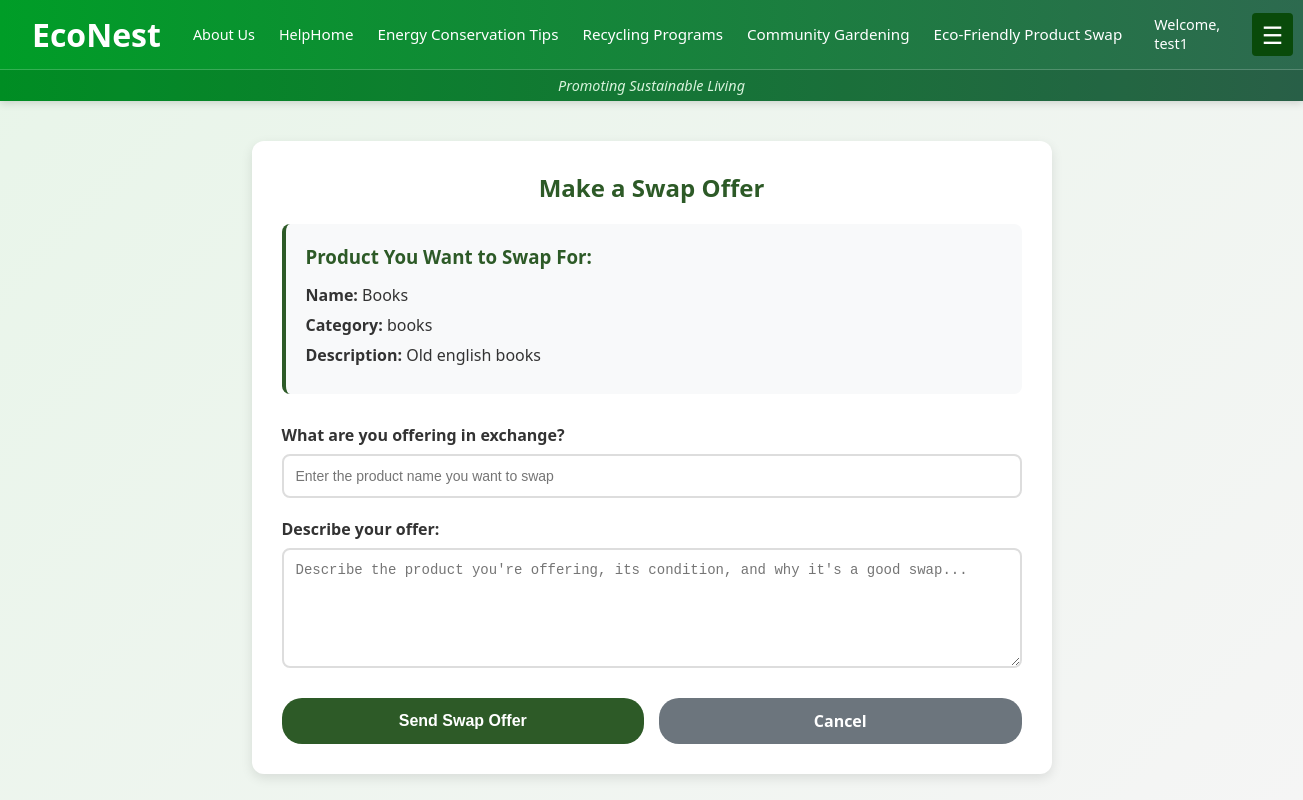
The app's page /ecofriendlyproductswap/offer.php?id=2 (signed in) with its own data.
### tables this page shows
CREATE TABLE `productswap` (
  `product_ID` int(11) NOT NULL,
  `user_id` int(11) NOT NULL,
  `product_category` varchar(255) NOT NULL,
  `product1_name` varchar(255) NOT NULL,
  `product_description` text NOT NULL,
  `product2_name` varchar(255) NOT NULL,
  `created_at` timestamp NOT NULL DEFAULT current_timestamp(),
  `status` enum('available','pending','completed') DEFAULT 'available'
);

### ecofriendlyproductswap/offer.php (the view, shortened to what this page needs)
<?php
include "../header.php";
include "../conn.php";
if(isset($_GET['id'])){
    $product_id = intval($_GET['id']);
    $sql = "SELECT * FROM productswap WHERE product_ID = $product_id";
    $result = mysqli_query($dbConn, $sql);
    if(mysqli_num_rows($result) > 0){
        $product = mysqli_fetch_assoc($result);
    } else {
        header("Location: view.php?error=product_not_found");
        exit();
    }
} else {
    header("Location: view.php?error=no_id");
    exit();
}
?>
<!DOCTYPE html>
<html lang="en">
<head>
</head>
<body>
    <div class="container">
        <h2>Make a Swap Offer</h2>
        <div class="product-info">
            <h3>Product You Want to Swap For:</h3>
            <div class="product-detail"><strong>Name:</strong> <?php echo htmlspecialchars($product['product1_name']); ?></div>
            <div class="product-detail"><strong>Category:</strong> <?php echo htmlspecialchars($product['product_category']); ?></div>
            <div class="product-detail"><strong>Description:</strong> <?php echo htmlspecialchars($product['product_description']); ?></div>
        </div>
        <form action="offer_process.php" method="POST">
            <div class="form-group">
                <label for="offer_product">What are you offering in exchange?</label>
                <input type="text" id="offer_product" name="offer_product" placeholder="Enter the product name you want to swap" required>
            </div>
            <div class="form-group">
                <label for="offer_description">Describe your offer:</label>
                <textarea id="offer_description" name="offer_description" placeholder="Describe the product you're offering, its condition, and why it's a good swap..." required></textarea>
            </div>
            <div class="btn-group">
                <button type="submit" class="submit-btn">Send Swap Offer</button>
                <a href="view.php" class="cancel-btn">Cancel</a>
            </div>
        </form>
    </div>
</body>
</html>

### header.php (style rules this page uses)
:root { --green-dark: #009d27; --green-mid: #2d6a4f; --green-deep: #094a0a; --green-light: #95d5b2; --white: #ffffff; }

### ecofriendlyproductswap/offer.php (style rules this page uses)
:root { --primary: #4CAF50; --primary-light: #E8F5E9; --primary-dark: #388E3C; --text-dark: #333; --text-light: #666; --white: #fff; --shadow: 0 4px 12px rgba(0,0,0,0.1); --radius: 12px; }
* { box-sizing: border-box; margin: 0; padding: 0; }
body { font-family: 'Segoe UI', Tahoma, Geneva, Verdana, sans-serif; background: linear-gradient(135deg, var(--primary-light) 0%, #f5f5f5 100%); color: var(--text-dark); min-height: 100vh; }
.container { max-width: 800px; margin: 0 auto; background: white; border-radius: var(--radius); box-shadow: var(--shadow); padding: 30px; margin-top: 40px; }
h2 { color: #2d5a27; margin-bottom: 20px; text-align: center; }
.product-info { background: #f8f9fa; padding: 20px; border-radius: 8px; margin-bottom: 30px; border-left: 4px solid #2d5a27; }
.product-info h3 { color: #2d5a27; margin-bottom: 15px; }
.product-detail { margin-bottom: 8px; }
.product-detail strong { color: #333; }
.form-group { margin-bottom: 20px; }
.form-group label { display: block; margin-bottom: 8px; font-weight: 600; color: #333; }
.form-group input, .form-group textarea { width: 100%; padding: 12px; border: 2px solid #ddd; border-radius: 8px; font-size: 14px; transition: border-color 0.3s ease; }
.form-group textarea { height: 120px; resize: vertical; }
.btn-group { display: flex; gap: 15px; margin-top: 30px; }
.submit-btn { background: #2d5a27; color: white; border: none; padding: 12px 30px; border-radius: 20px; font-size: 16px; font-weight: 600; cursor: pointer; flex: 1; transition: all 0.3s ease; }
.cancel-btn { background: #6c757d; color: white; border: none; padding: 12px 30px; border-radius: 20px; font-size: 16px; font-weight: 600; cursor: pointer; flex: 1; text-decoration: none; text-align: center; transition: all 0.3s ease; }

### records on screen
productswap: product1_name "Books", product_category "books", product_description "Old english books"

### other values on screen
$_SESSION['user_name'] "test1"
